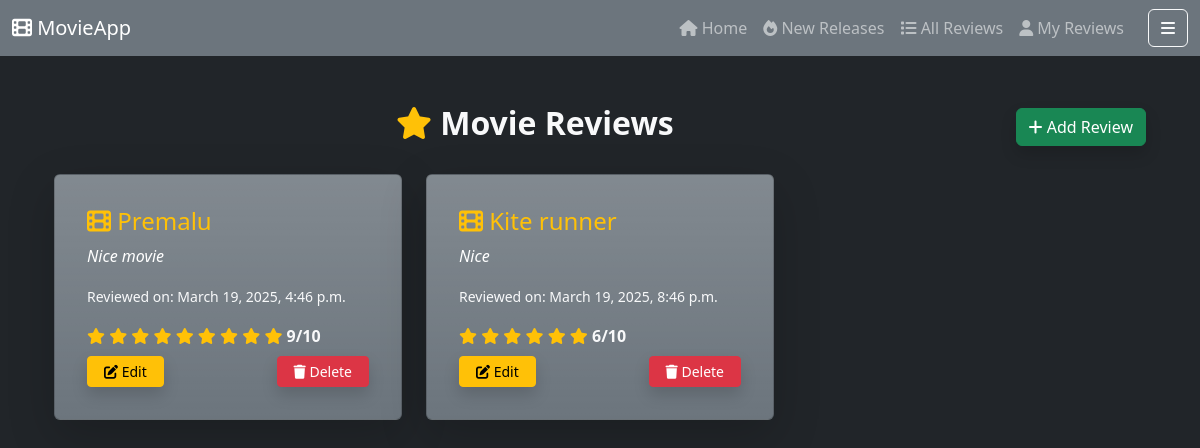
/ReviewApp/MyReview (signed in), run on an earlier commit of the app's database.
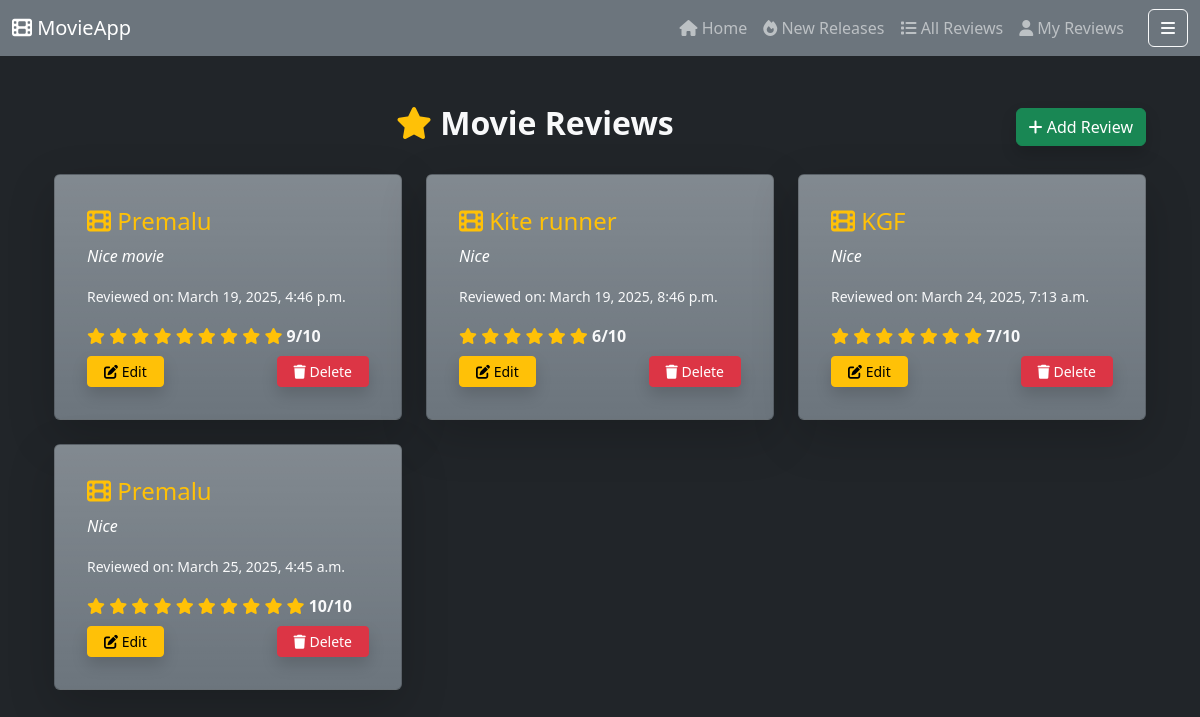
And on a later commit of the database.
### movieapp/models.py (models this page shows)
class Review(models.Model):
    user = models.ForeignKey(User, on_delete=models.CASCADE)
    movie = models.ForeignKey("Movie", on_delete=models.CASCADE)
    comment = models.TextField()
    created_at = models.DateTimeField(auto_now_add=True)
    rating = models.IntegerField(
        validators=[
            MinValueValidator(1),
            MaxValueValidator(10)
        ]
    )

class Movie(models.Model):
    name = models.CharField(max_length=255)
    language = models.CharField(max_length=100)
    release_date = models.DateField()
    genre = models.CharField(max_length=100)
    director = models.CharField(max_length=255)
    def __str__(self):
        return f"{self.name}"

### movieapp/views.py (the view)
# urls.py: path('ReviewApp/MyReview',ShowMyReviewView.as_view(),name="myreviews"),
@method_decorator(is_login, name='dispatch')
class ShowMyReviewView(View):
    def get(self, request):
        data = Review.objects.filter(user=request.user)
        return render(request, "Myreview.html", {"form": data})

### movieapp/views.py (called while the page is built)
def is_login(fn):
    def wrapper(request, *args, **kwargs):
        if not request.user.is_authenticated:
            return redirect("login")
        return fn(request, *args, **kwargs)
    return wrapper

### movieapp/templates/Myreview.html (shortened to what this page needs)
{% extends 'base.html' %}
{% block content %}
<body class="bg-dark text-white">
    <div class="container mt-5">
        <div class="d-flex justify-content-between align-items-center mb-4">
            <h2 class="text-center flex-grow-1 fw-bold text-light">
                <i class="fas fa-star text-warning"></i> Movie Reviews
            </h2>
            <a href="{% url 'addreview' %}" class="btn btn-success shadow">
                <i class="fas fa-plus"></i> Add Review
            </a>
        </div>
        <div class="row">
            {% for review in form %}
                <div class="col-md-6 col-lg-4">
                    <div class="card bg-gradient bg-secondary text-white p-3 mb-4 shadow-lg rounded">
                        <div class="card-body">
                            <h4 class="card-title text-warning"><i class="fas fa-film"></i> {{ review.movie }}</h4>
                            <p class="card-text fst-italic">{{ review.comment }}</p>
                            <p class="text-light"><small>Reviewed on: {{ review.created_at }}</small></p>
                            <div class="mb-2">
                                <span class="text-warning">
                                    {% for _ in ''|ljust:review.rating %}
                                        <i class="fas fa-star"></i>
                                    {% endfor %}
                                </span>
                                <span class="fw-bold text-light"> {{ review.rating }}/10</span>
                            </div>
                            <div class="d-flex justify-content-between">
                                <a href="{% url 'updatereview' review.id %}" class="btn btn-warning btn-sm px-3 shadow">
                                    <i class="fas fa-edit"></i> Edit
                                </a>
                                <form action="{% url 'deletereview' review.id %}" method="POST" class="d-inline">
                                    <button type="submit" class="btn btn-danger btn-sm px-3 shadow" onclick="return confirm('Are you sure you want to delete this review?');">
                                        <i class="fas fa-trash"></i> Delete
                                    </button>
                                </form>
                            </div>
                        </div>
                    </div>
                </div>
            {% endfor %}
        </div>
    </div>
</body>
{% endblock %}

What changed in the data, as far as the page shows it:
added Review: movie "KGF", comment "Nice", created_at "March 24, 2025, 7:13 a.m.", rating "7"
added Review: movie "Premalu", comment "Nice", created_at "March 25, 2025, 4:45 a.m.", rating "10"
